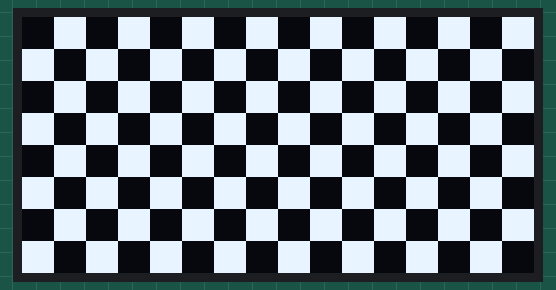
The sketch below on a simulated ESP32-C6. Shown: 128×64 one-colour display. Wiring (inferred from the names in the program): SH1106 OLED at I2C address 0x3C. What the sketch prints to the serial monitor is not drawn.

Above: at 2.8 s.
At 4.01 s:
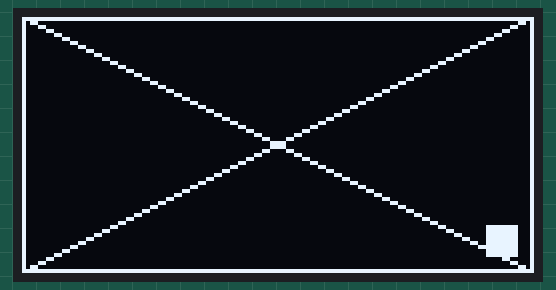
At 5.35 s:
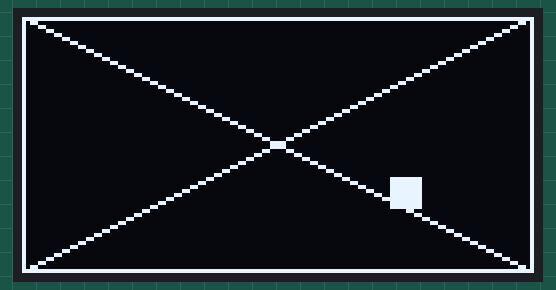
At 13.46 s:
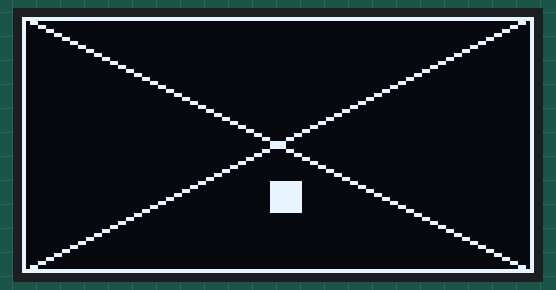
At 23.1 s:
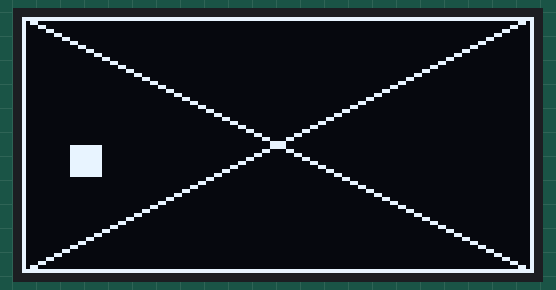
At 37.13 s:
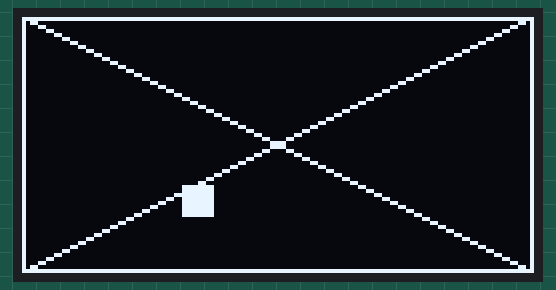

Measured:
- what the display in image 0 shows lasts 1.2 s, from 2.7 s to 3.9 s

The sketch:

oled_test.ino
```cpp
// Test wyświetlacza SSD1306 128x64 na XIAO ESP32-C6 (bez zewnętrznych bibliotek)
// SDA = D4 (GPIO22), SCL = D5 (GPIO23)

#include <Wire.h>

#define OLED_SDA 22
#define OLED_SCL 23
#define I2C_FREQ 400000
#define COL_OFFSET 2  // SH1106: 2, prawdziwy SSD1306: 0

static const int W = 128, H = 64;
static uint8_t fb[W * H / 8];  // bufor klatki, układ stronicowy SSD1306
static uint8_t oledAddr = 0;
static uint32_t i2cErrors = 0;

static void cmd(uint8_t c) {
  Wire.beginTransmission(oledAddr);
  Wire.write(0x00);
  Wire.write(c);
  Wire.endTransmission();
}

static uint8_t scan() {
  uint8_t found = 0;
  for (uint8_t a = 1; a < 127; a++) {
    Wire.beginTransmission(a);
    if (Wire.endTransmission() == 0) {
      Serial.printf("I2C: urzadzenie pod 0x%02X\n", a);
      if (!found && (a == 0x3C || a == 0x3D)) found = a;
    }
  }
  return found;
}

static void oledInit() {
  static const uint8_t seq[] = {
    0xAE,        // display off
    0xD5, 0x80,  // zegar
    0xA8, 0x3F,  // multiplex 64
    0xD3, 0x00,  // offset
    0x40,        // start line
    0x8D, 0x14,  // charge pump on
    0xA1,        // segment remap
    0xC8,        // com scan odwrocony
    0xDA, 0x12,  // com pins
    0x81, 0xCF,  // kontrast
    0xD9, 0xF1,  // precharge
    0xDB, 0x40,  // vcomh
    0xA4,        // z RAM
    0xA6,        // normalny (nie inverted)
    0xAF         // display on
  };
  for (uint8_t c : seq) cmd(c);
}

static void flush() {
  // tryb stronicowy - dziala na SH1106 i SSD1306
  for (int page = 0; page < 8; page++) {
    cmd(0xB0 + page);
    cmd(0x00 | (COL_OFFSET & 0x0F));         // kolumna - dolny polbajt
    cmd(0x10 | (COL_OFFSET >> 4));           // kolumna - gorny polbajt
    const int CH = 16;  // bufor Wire w ESP32 to 128 B
    for (int i = 0; i < W; i += CH) {
      Wire.beginTransmission(oledAddr);
      Wire.write(0x40);
      Wire.write(fb + page * W + i, CH);
      if (Wire.endTransmission() != 0) i2cErrors++;
    }
  }
}

static inline void px(int x, int y, bool on = true) {
  if ((unsigned)x >= W || (unsigned)y >= H) return;
  if (on) fb[x + (y >> 3) * W] |= 1 << (y & 7);
  else    fb[x + (y >> 3) * W] &= ~(1 << (y & 7));
}

static void line(int x0, int y0, int x1, int y1) {
  int dx = abs(x1 - x0), sx = x0 < x1 ? 1 : -1;
  int dy = -abs(y1 - y0), sy = y0 < y1 ? 1 : -1;
  int err = dx + dy;
  for (;;) {
    px(x0, y0);
    if (x0 == x1 && y0 == y1) break;
    int e2 = 2 * err;
    if (e2 >= dy) { err += dy; x0 += sx; }
    if (e2 <= dx) { err += dx; y0 += sy; }
  }
}

void setup() {
  Serial.begin(115200);
  delay(1500);
  Serial.println("\nTest OLED SSD1306 na XIAO ESP32-C6");

  Wire.begin(OLED_SDA, OLED_SCL, I2C_FREQ);
  oledAddr = scan();
  if (!oledAddr) {
    Serial.println("Nie znaleziono wyswietlacza pod 0x3C/0x3D - sprawdz kable SDA=D4, SCL=D5, zasilanie 3V3");
    return;
  }
  Serial.printf("Wyswietlacz: 0x%02X\n", oledAddr);
  oledInit();

  // 1) wszystkie piksele zapalone - 1 s
  memset(fb, 0xFF, sizeof(fb)); flush(); delay(1000);
  // 2) szachownica - 1 s
  for (int y = 0; y < H; y++) for (int x = 0; x < W; x++) px(x, y, ((x / 8) + (y / 8)) & 1);
  flush(); delay(1000);
}

void loop() {
  if (!oledAddr) { delay(1000); return; }

  static int t = 0;
  static uint32_t last = millis(), frames = 0;

  memset(fb, 0, sizeof(fb));
  // ramka
  for (int x = 0; x < W; x++) { px(x, 0); px(x, H - 1); }
  for (int y = 0; y < H; y++) { px(0, y); px(W - 1, y); }
  // przekatne
  line(0, 0, W - 1, H - 1);
  line(0, H - 1, W - 1, 0);
  // skaczacy kwadrat
  int bx = 4 + abs((t * 2) % (2 * (W - 16)) - (W - 16));
  int by = 4 + abs(t % (2 * (H - 16)) - (H - 16));
  for (int y = 0; y < 8; y++) for (int x = 0; x < 8; x++) px(bx + x, by + y);

  flush();
  t++;
  frames++;
  if (millis() - last >= 1000) {
    Serial.printf("%u fps (I2C %d Hz), bledy I2C: %u\n", (unsigned)frames, I2C_FREQ, (unsigned)i2cErrors);
    frames = 0;
    last = millis();
  }
}
```
